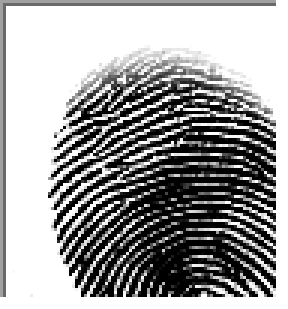
#> input picture dataset/Fingerprint Dataset for Blood Group Classification/A+/cluster_0_1126 (2).BMP, 96 x 103 px (shown 3 times larger)
$ python -i vgg16_extractor.py   (imports and definitions only)
#> lines starting #> are read from the running program, lines starting #| are printed output that depends on the picture
"""
===============================================================================
FINE-TUNED VGG16 FEATURE EXTRACTOR & DATA AUGMENTATION PIPELINE
===============================================================================

Architecture & Training Quality Details:
----------------------------------------
1. Base Backbone: Pretrained VGG16 (ImageNet initialization).
2. Fine-Tuning Strategy:
   - Freeze lower blocks (block1_conv1 through block4_pool) to preserve low-level
     edge/ridge filter representations.
   - Unfreeze block5 convolutional layers (block5_conv1, block5_conv2, block5_conv3)
     to adapt high-level dermatoglyphic texture and core/delta representations.
   - GlobalAveragePooling2D to generate compact 512-dimensional deep feature embeddings.
3. Optimization & Training Controls:
   - Low Learning Rate: Adam optimizer at lr = 1e-5 to prevent catastrophic forgetting.
   - EarlyStopping: monitor 'val_loss', patience=4, restore_best_weights=True.
   - ReduceLROnPlateau: monitor 'val_loss', factor=0.5, patience=2.
4. Data Augmentation (Applied ONLY on Training Split):
   - Random Rotations (+/- 15 degrees)
   - Random Zoom (+/- 10%)
   - Random Width & Height Shifts (+/- 8%)
   - Brightness / Contrast Jitter
   - Subtle Gaussian Noise
"""

import numpy as np
from PIL import Image
import tensorflow as tf
from tensorflow.keras.applications.vgg16 import VGG16, preprocess_input
from tensorflow.keras import layers, models, regularizers, optimizers
from tensorflow.keras.callbacks import EarlyStopping, ReduceLROnPlateau

CLASSES = ['A+', 'A-', 'AB+', 'AB-', 'B+', 'B-', 'O+', 'O-']
IMG_SIZE = (224, 224)

def preprocess_image_for_vgg16(img_or_path):
    """
    Standard preprocessing for VGG16:
    Grayscale conversion, resize to 224x224, 3-channel RGB expansion,
    and standard VGG16 mean subtraction.
    """
    if isinstance(img_or_path, str):
        with Image.open(img_or_path) as pil_img:
#> pil_img is the input picture: PIL image 96x103 RGBA; mean R, G, B, A 138.5, 138.5, 138.5, 234.9
            img_rgb = pil_img.convert('RGB')
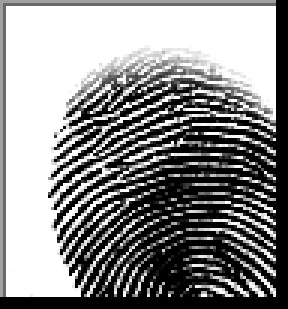
#> img_rgb: PIL image 96x103 RGB (shown 3 times larger); min 0, max 255, mean 138.5
    elif isinstance(img_or_path, Image.Image):
        img_rgb = img_or_path.convert('RGB')
    else:
        # numpy array
        arr = np.array(img_or_path)
        if arr.ndim == 2:
            img_rgb = Image.fromarray(arr).convert('RGB')
        else:
            img_rgb = Image.fromarray(arr.astype(np.uint8))

    img_resized = img_rgb.resize(IMG_SIZE, Image.Resampling.BILINEAR)
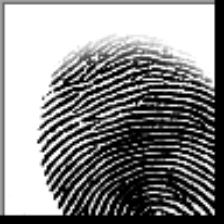
#> img_resized: PIL image 224x224 RGB; min 0, max 255, mean 138.5
    arr = np.array(img_resized, dtype=np.float32)
#> (the run stopped early here; a loop or call above may not have finished)

$ run again, on dataset/Fingerprint Dataset for Blood Group Classification/A+/cluster_0_1389 (2).BMP
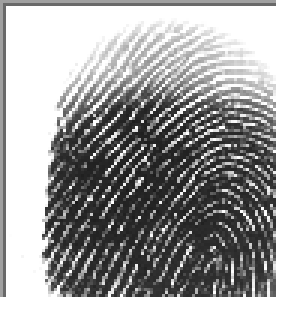
#> input picture dataset/Fingerprint Dataset for Blood Group Classification/A+/cluster_0_1389 (2).BMP, 96 x 103 px (shown 3 times larger)
#> in preprocess_image_for_vgg16, pil_img is the input picture: PIL image 96x103 RGBA; mean R, G, B, A 136.9, 136.9, 136.9, 234.9
#> in preprocess_image_for_vgg16, `img_rgb = pil_img.convert('RGB')`:
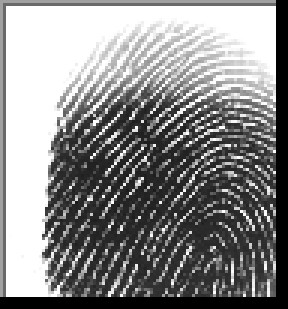
#> img_rgb: PIL image 96x103 RGB (shown 3 times larger); min 0, max 255, mean 136.9
#> in preprocess_image_for_vgg16, `img_resized = img_rgb.resize(IMG_SIZE, Image.Resampling.BILINEAR)`:
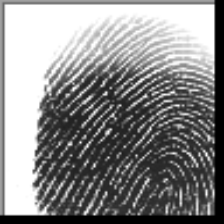
#> img_resized: PIL image 224x224 RGB; min 0, max 255, mean 136.9

$ run again, on dataset/Fingerprint Dataset for Blood Group Classification/A+/cluster_0_2202 (2).BMP
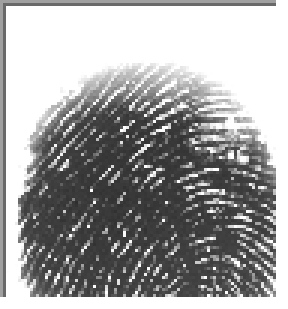
#> input picture dataset/Fingerprint Dataset for Blood Group Classification/A+/cluster_0_2202 (2).BMP, 96 x 103 px (shown 3 times larger)
#> in preprocess_image_for_vgg16, pil_img is the input picture: PIL image 96x103 RGBA; mean R, G, B, A 142.5, 142.5, 142.5, 234.9
#> in preprocess_image_for_vgg16, `img_rgb = pil_img.convert('RGB')`:
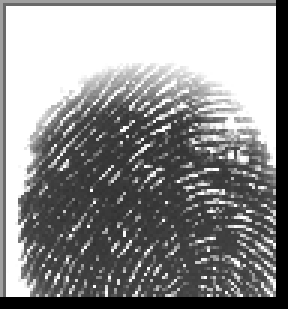
#> img_rgb: PIL image 96x103 RGB (shown 3 times larger); min 0, max 255, mean 142.5
#> in preprocess_image_for_vgg16, `img_resized = img_rgb.resize(IMG_SIZE, Image.Resampling.BILINEAR)`:
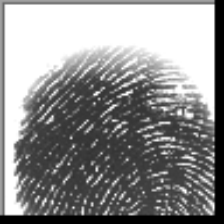
#> img_resized: PIL image 224x224 RGB; min 0, max 255, mean 142.5

$ run again, on dataset/Fingerprint Dataset for Blood Group Classification/A+/cluster_0_2470 (2).BMP
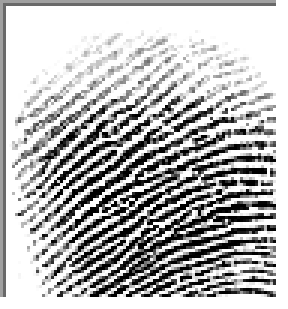
#> input picture dataset/Fingerprint Dataset for Blood Group Classification/A+/cluster_0_2470 (2).BMP, 96 x 103 px (shown 3 times larger)
#> in preprocess_image_for_vgg16, pil_img is the input picture: PIL image 96x103 RGBA; mean R, G, B, A 163.6, 163.6, 163.6, 234.9
#> in preprocess_image_for_vgg16, `img_rgb = pil_img.convert('RGB')`:
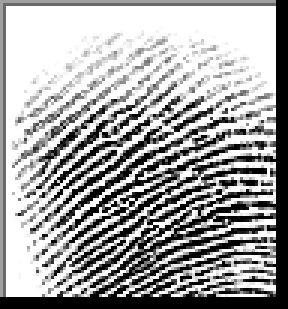
#> img_rgb: PIL image 96x103 RGB (shown 3 times larger); min 0, max 255, mean 163.6
#> in preprocess_image_for_vgg16, `img_resized = img_rgb.resize(IMG_SIZE, Image.Resampling.BILINEAR)`:
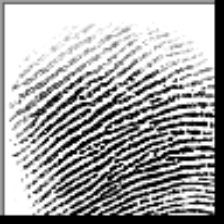
#> img_resized: PIL image 224x224 RGB; min 0, max 255, mean 163.6
